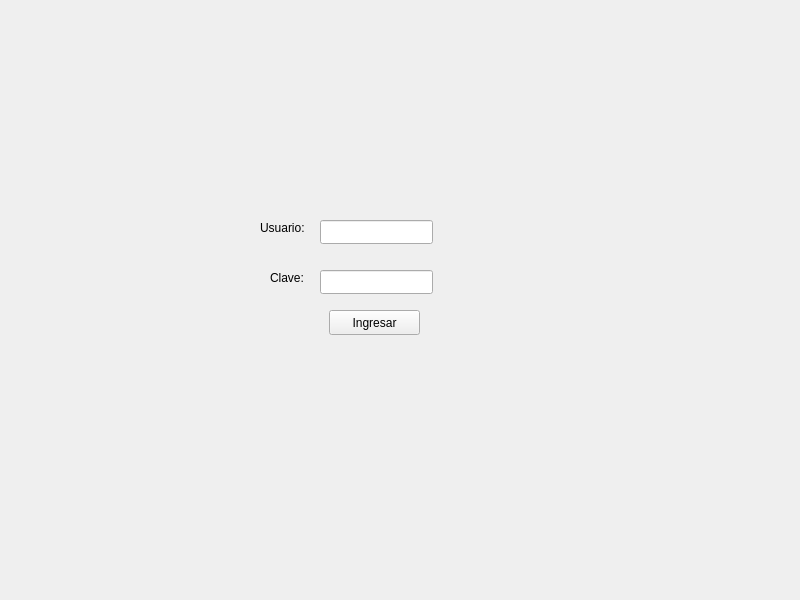
<?xml version="1.0" encoding="UTF-8"?>
<ui version="4.0">
 <class>Login</class>
 <widget class="QWidget" name="Login">
  <property name="geometry">
   <rect>
    <x>0</x>
    <y>0</y>
    <width>800</width>
    <height>600</height>
   </rect>
  </property>
  <property name="windowTitle">
   <string>Login</string>
  </property>
  <widget class="QLineEdit" name="leUsuario">
   <property name="geometry">
    <rect>
     <x>320</x>
     <y>220</y>
     <width>113</width>
     <height>24</height>
    </rect>
   </property>
  </widget>
  <widget class="QLineEdit" name="leClave">
   <property name="geometry">
    <rect>
     <x>320</x>
     <y>270</y>
     <width>113</width>
     <height>24</height>
    </rect>
   </property>
  </widget>
  <widget class="QPushButton" name="pbIngresar">
   <property name="geometry">
    <rect>
     <x>329</x>
     <y>310</y>
     <width>91</width>
     <height>25</height>
    </rect>
   </property>
   <property name="text">
    <string>Ingresar</string>
   </property>
  </widget>
  <widget class="QLabel" name="lUsuario">
   <property name="geometry">
    <rect>
     <x>260</x>
     <y>220</y>
     <width>56</width>
     <height>16</height>
    </rect>
   </property>
   <property name="text">
    <string>Usuario:</string>
   </property>
  </widget>
  <widget class="QLabel" name="lClave">
   <property name="geometry">
    <rect>
     <x>270</x>
     <y>270</y>
     <width>41</width>
     <height>16</height>
    </rect>
   </property>
   <property name="text">
    <string>Clave:</string>
   </property>
  </widget>
 </widget>
 <resources/>
 <connections/>
</ui>
